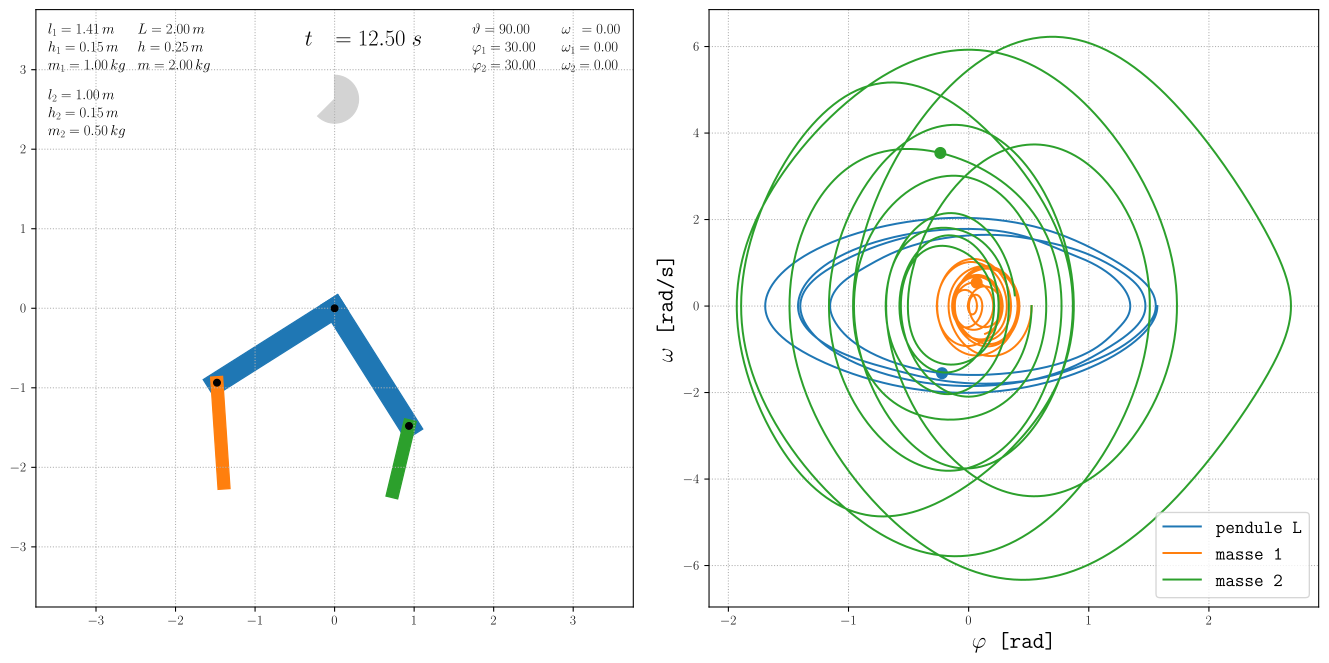

This chart was generated by the following Python code:
# ok now, but not able to find parameters for nice trajectories

import matplotlib.pyplot as plt
import matplotlib.patches as patches
import numpy as np

from matplotlib.animation import FuncAnimation, PillowWriter
from matplotlib.patches import Arrow, Rectangle
from numpy import sin, cos, radians, sqrt, pi, degrees, amax
from timeit import default_timer as timer
from scipy.integrate import odeint
from Utils.Fixed_Path import see_path_1, see_path

plt.rcParams['font.family'] = 'serif'
plt.rcParams['text.usetex'] = False
ftSz1, ftSz2, ftSz3 = 20, 17, 11

#########################################################################################################

#####     ===========      Paramètres  de la simulation / Conditions initiales     ===========      #####

g = 9.81  # accélération de pesanteur
sqrt2 = sqrt(2)

# Pendule L
L = 1.00  # longueur  - [m]
h = 0.20  # épaisseur - [m]
M = 5.0  # masse     - [kg]
th0 = 0.0  # angle initial    -  [°]
om0 = 0.  # vitesse initiale -  [°/s]
drag = 0.

# Pendule 1
l1 = 1.0  # longueur  - [m]
h1 = 0.10  # épaisseur - [m]
m1 = 1.  # masse     - [kg]
phi10 = 175.  # angle initial    -  [°]
om10 = 0.  # vitesse initiale -  [°/s]
drag1 = 0.0

# Pendule 2
l2 = 1/sqrt2  # longueur  - [m]
h2 = 0.10  # épaisseur - [m]
m2 = 1/sqrt2  # masse     - [kg]
phi20 = 0.  # angle initial    -  [°]
om20 = 0.  # vitesse initiale -  [°/s]
drag2 = 0.0

Tend = 45.  # [s]    -  fin de la simulation
n = int(500 * Tend)
fps = 20
ratio = n // (int(Tend * fps))

########################################################################################################

#####     ================      Résolution de l'équation différentielle      ================      #####

l = L - h
d = sqrt2 * L / 2 * (L - h) / (2 * L - h)
d1 = (l1 - h1) / 2.
d2 = (l2 - h2) / 2.

IG0 = M / 6. * (5 * L ** 2 - 5 * L * h + h ** 2) * (L ** 2 - L * h + h ** 2) / (2 * L - h) ** 2
IG1 = m1 / 12. * (l1 ** 2 + h1 ** 2)
IG2 = m2 / 12. * (l2 ** 2 + h2 ** 2)

MASS_A = M * d * d + l * l * (m1 + m2) + IG0
MASS_D = l * m1 * d1
MASS_E = l * m2 * d2
MASS_B = m1 * d1 * d1 + IG1
MASS_C = m2 * d2 * d2 + IG2

INV_12_var = -MASS_C * MASS_D
INV_13_var = +MASS_B * MASS_E
INV_23_var = -MASS_D * MASS_E
INV_11_fix = +MASS_B * MASS_C
INV_22_fix = +MASS_A * MASS_C
INV_22_var = -MASS_E * MASS_E
INV_33_fix = +MASS_A * MASS_B
INV_33_var = -MASS_D * MASS_D

RHS_11, RHS_12, RHS_13 = -g * M * d, -g * m1 * l, -g * m2 * l
RHS_21, RHS_31 = -g * m1 * d1, -g * m2 * d2

###############################################################

t = np.linspace(0, Tend, n)
# phi10 = 1/9*pi ; phi20 = 1/9*pi
U0 = radians(np.array([th0, phi10, phi20, om0, om10, om20]))
MATRIX = np.empty((3, 3, 1))
VECTOR = np.empty((3, 1))


def f(_, u, MAT, RHS):
    th_, phi1_, phi2_, w, w1, w2 = u
    COS1, COS2 = cos(pi / 4. + phi1_ - th_), cos(pi / 4. + phi2_ - th_)
    SIN1, SIN2 = sin(pi / 4. + phi1_ - th_), sin(pi / 4. + phi2_ - th_)

    INV_12, INV_13, INV_23 = INV_12_var * COS1, INV_13_var * SIN2, INV_23_var * SIN2 * COS1
    INV_22, INV_33 = INV_22_fix + INV_22_var * SIN2 * SIN2, INV_33_fix + INV_33_var * COS1 * COS1
    MAT[0, 0], MAT[0, 1], MAT[0, 2] = INV_11_fix, INV_12, INV_13
    MAT[1, 0], MAT[1, 1], MAT[1, 2] = INV_12, INV_22, INV_23
    MAT[2, 0], MAT[2, 1], MAT[2, 2] = INV_13, INV_23, INV_33

    RHS[0] = MASS_D * SIN1 * w1 * w1 + MASS_E * COS2 * w2 * w2 + RHS_11 * sin(th_) + RHS_12 * sin(
            th_ - pi / 4.) + RHS_13 * cos(th_ - pi / 4.) - drag * w
    RHS[1] = -MASS_D * SIN1 * w * w + RHS_21 * sin(phi1_) - drag1 * w1
    RHS[2] = -MASS_E * COS2 * w * w + RHS_31 * sin(phi2_) - drag2 * w2

    delta = MASS_A * MASS_B * MASS_C - MASS_B * MASS_E * MASS_E * SIN2 * SIN2 - MASS_C * MASS_D * MASS_D * COS1 * COS1
    res = np.einsum("ijk,jk->ik", MAT, RHS) / delta

    if _ < 0.:
        return np.vstack((w, w1, w2, res[0], res[1], res[2]))
    else:
        return np.hstack((w, w1, w2, res[0], res[1], res[2]))


tic = timer()
sol = odeint(f, U0, t, tfirst=True, atol=1.e-9, rtol=1.e-9, args=(MATRIX, VECTOR))
# sol = solve_ivp(f, [0, Tend], U0, method="DOP853", t_eval=t, atol=1.e-9, rtol=1.e-9)

print("\tElapsed time : %f seconds" % (timer() - tic))

# th, phi1, phi2, om, om1, om2 = sol.y
th, phi1, phi2, om, om1, om2 = sol.T
MATRIX = np.empty((3, 3, n))
VECTOR = np.empty((3, n))
_, _, _, d2th, d2phi1, d2phi2 = f(-1., sol.T, MATRIX, VECTOR)

# phi2 = np.fmod(np.fmod(phi2, 2 * pi) + 2 * pi + pi, 2 * pi) - pi

Ax, Ay = -h / sqrt2 * cos(th), -h / sqrt2 * sin(th)
alpha_A = degrees(pi / 4. + th)
width_A, height_A = h, -L

Bx, By = Ax, Ay
alpha_B = degrees(-pi / 4. + th)
width_B, height_B = h, -l

Q1x, Q1y = l * sin(th - pi / 4), - l * cos(th - pi / 4)
Q2x, Q2y = l * cos(th - pi / 4), + l * sin(th - pi / 4)

Cx, Cy = Q1x - h1 / sqrt2 * cos(phi1 - pi / 4.), Q1y - h1 / sqrt2 * sin(phi1 - pi / 4)
alpha_C = degrees(phi1)
width_C, height_C = h1, -l1

Dx, Dy = Q2x - h2 / sqrt2 * cos(phi2 - pi / 4.), Q2y - h2 / sqrt2 * sin(phi2 - pi / 4)
alpha_D = degrees(phi2)
width_D, height_D = h2, -l2

E_K = 0.5 * (M * d * d + l * l * (m1 + m2) + IG0) * om * om + 0.5 * (m1 * d1 * d1 + IG1) * om1 * om1 + 0.5 * (
    m2 * d2 * d2 + IG2) * om2 * om2 + l * om * (
              m1 * d1 * om1 * cos(pi / 4. + phi1 - th) - m2 * d2 * om2 * sin(pi / 4. + phi2 - th))
E_U = g * (M*d * (1 - cos(th)) + m1*l*(1-cos(th - pi/4)) + m2*l*(sin(th - pi/4)+1) + m1*d1 * (1-cos(phi1)) + m2*d2 * (1-cos(phi2)))

# plt.stackplot(t, E_K, E_U)
# plt.show()

x = d * sin(th)
y = - d * cos(th)
vx, vy = d * cos(th) * om, d * sin(th) * om
d2x, d2y = -d * sin(th) * om*om + d * cos(th) * d2th, d * cos(th) * om*om + d * sin(th) * d2th
ax_max, ay_max = amax(d2x), amax(d2y)
# v1x = H * om * cos(th - pi / 4) + H1 * om1 * cos(phi1)
# v1y = H * om * sin(th - pi / 4) + H1 * om1 * sin(phi1)
# v2x = - H * om * sin(th - pi / 4) + H2 * om2 * cos(phi2)
# v2y = + H * om * cos(th - pi / 4) + H2 * om2 * sin(phi2)


########################################################################################################

#####     ================      Animation du Système      ================      #####


def see_animation(save="", arrow=False, phaseSpace=0):
    global ratio, n
    ratio = 1 if save == "snapshot" else ratio
    plt.rcParams['text.usetex'] = (save == "snapshot") or (save == "gif")

    #####     ================      Création de la figure      ================      #####

    fig, axs = plt.subplots(1, 2, figsize=(14., 7.))

    ax = axs[0]
    ax.axis([-1.1 * (L + max(l1, l2)), 1.1 * (L + max(l1, l2)), -1.1 * (L + max(l1, l2)), 1.1 * (L + max(l1, l2))])
    ax.set_aspect("equal")
    ax.grid(ls=':')

    ax2 = axs[1]
    ax2.grid(ls=':')
    ax2.set_xlabel(r'$\varphi \; \rm [rad]$', fontsize=ftSz2)
    ax2.set_ylabel(r'$\omega \; \rm [rad \: / \: s]$', fontsize=ftSz2)

    M_max = np.amax(np.array([M, m1, m2]))
    rect1 = Rectangle((Ax[0], Ay[0]), width_A, height_A, alpha_A[0], color='C0', alpha=M_max/M_max)
    rect2 = Rectangle((Bx[0], By[0]), width_B, height_B, alpha_B[0], color='C0', alpha=M_max/M_max)
    rect3 = Rectangle((Cx[0], Cy[0]), width_C, height_C, alpha_C[0], color='C1', alpha=M_max/M_max)
    rect4 = Rectangle((Dx[0], Dy[0]), width_D, height_D, alpha_D[0], color='C2', alpha=M_max/M_max)
    for rect in [rect1, rect2, rect3, rect4]:
        ax.add_patch(rect)

    point, = ax.plot([], [], marker='o', ms=5, color='black')
    point1, = ax.plot([], [], marker='o', ms=5, color='black')
    point2, = ax.plot([], [], marker='o', ms=5, color='black')

    phase, = ax2.plot([], [], marker='o', ms=8, color='C0', zorder=3)
    phase1, = ax2.plot([], [], marker='o', ms=8, color='C1', zorder=2)
    phase2, = ax2.plot([], [], marker='o', ms=8, color='C2', zorder=1)

    if arrow:
        dx_arrow, dy_arrow = d2x * L / (2 * ax_max), d2y * L / (2 * ay_max)
        arrow_s = Arrow(x[0], y[0], dx_arrow[0], dy_arrow[0], color='C3', edgecolor=None, width=L / 10)

    time_template = r'$t \;\:\: = {:.2f} \; s$' if save == "snapshot" else r'$t \;\:\: = \mathtt{{{:.2f}}} \; s$'
    time_text = ax.text(0.45, 0.94, '', fontsize=ftSz2, transform=ax.transAxes)
    sector = patches.Wedge((0.5, 0.85), 0.04, theta1=90, theta2=90, color='lightgrey', transform=ax.transAxes)

    ax.text(0.17, 0.96, r'$L  = {:.2f} \,m$'.format(L), fontsize=ftSz3, wrap=True, transform=ax.transAxes)
    ax.text(0.17, 0.93, r'$h  = {:.2f} \,m$'.format(h), fontsize=ftSz3, wrap=True, transform=ax.transAxes)
    ax.text(0.17, 0.90, r'$m  = {:.2f} \,kg$'.format(M), fontsize=ftSz3, wrap=True, transform=ax.transAxes)

    ax.text(0.02, 0.96, r'$l_1  = {:.2f} \,m$'.format(l1), fontsize=ftSz3, wrap=True, transform=ax.transAxes)
    ax.text(0.02, 0.93, r'$h_1  = {:.2f} \,m$'.format(h1), fontsize=ftSz3, wrap=True, transform=ax.transAxes)
    ax.text(0.02, 0.90, r'$m_1  = {:.2f} \,kg$'.format(m1), fontsize=ftSz3, wrap=True, transform=ax.transAxes)

    ax.text(0.02, 0.85, r'$l_2  = {:.2f} \,m$'.format(l2), fontsize=ftSz3, wrap=True, transform=ax.transAxes)
    ax.text(0.02, 0.82, r'$h_2  = {:.2f} \,m$'.format(h2), fontsize=ftSz3, wrap=True, transform=ax.transAxes)
    ax.text(0.02, 0.79, r'$m_2  = {:.2f} \,kg$'.format(m2), fontsize=ftSz3, wrap=True, transform=ax.transAxes)

    # ax.text(0.02, 0.84, r'$D  = {:.2f} \,kg/s$'.format(D), fontsize=12, wrap=True, transform=ax.transAxes)
    ax.text(0.73, 0.96, r'$\vartheta  = {:.2f} $'.format(th0), fontsize=ftSz3, wrap=True, transform=ax.transAxes)
    ax.text(0.73, 0.93, r'$\varphi_1  = {:.2f} $'.format(phi10), fontsize=ftSz3, wrap=True, transform=ax.transAxes)
    ax.text(0.73, 0.90, r'$\varphi_2  = {:.2f} $'.format(phi20), fontsize=ftSz3, wrap=True, transform=ax.transAxes)
    ax.text(0.88, 0.96, r'$\omega  \;\,  = {:.2f} $'.format(om0), fontsize=ftSz3, wrap=True, transform=ax.transAxes)
    ax.text(0.88, 0.93, r'$\omega_1  = {:.2f} $'.format(om10), fontsize=ftSz3, wrap=True, transform=ax.transAxes)
    ax.text(0.88, 0.90, r'$\omega_2  = {:.2f} $'.format(om20), fontsize=ftSz3, wrap=True, transform=ax.transAxes)
    if phaseSpace == 0:
        ax2.plot(th, om, color='C0', label='pendule L', zorder=3)
        ax2.plot(phi1, om1, ls='-', marker='', ms=1, color='C1', label='masse 1', zorder=2)
        ax2.plot(phi2, om2, ls='-', marker='', ms=1, color='C2', label='masse 2', zorder=1)
        ax2.legend(fontsize=0.5 * (ftSz2 + ftSz3))
    else:
        ax2.plot(phi1, phi2, color='C1')
        ax2.plot(om1, om2, color='C2')

    #####     ================      Animation      ================      #####

    a_s = None

    def init():
        # rect1.set_height(h)
        # rect2.set_height(h)
        # rect3.set_height(h1)
        # rect4.set_height(h2)
        point.set_data([], [])
        point1.set_data([], [])
        point2.set_data([], [])
        phase1.set_data([], [])
        phase2.set_data([], [])
        liste = [rect1, rect2, rect3, rect4, point, point1, point2, phase1, phase2, time_text, sector]

        if phaseSpace == 0:
            phase.set_data([], [])
            liste.append(phase)
        if arrow:
            nonlocal a_s
            a_s = ax.add_patch(arrow_s)
            liste.append(arrow_s)

        time_text.set_text('')
        sector.set_theta1(90)
        return tuple(liste)

    def update(i):
        i *= ratio
        liste = []

        # rect1.set_angle(alpha_A[i])
        # rect2.set_angle(alpha_B[i])
        # rect3.set(xy=(Cx[i], Cy[i]), angle=alpha_C[i], rotation_point=(Q1x[i], Q1y[i]))
        # rect4.set(xy=(Dx[i], Dy[i]), angle=alpha_D[i], rotation_point=(Q2x[i], Q2y[i]))
        rect1.set(xy=(Ax[i], Ay[i]), angle=alpha_A[i])
        rect2.set(xy=(Bx[i], By[i]), angle=alpha_B[i])
        rect3.set(xy=(Cx[i], Cy[i]), angle=alpha_C[i])
        rect4.set(xy=(Dx[i], Dy[i]), angle=alpha_D[i])
        liste += [rect1, rect2, rect3, rect4]

        point.set_data(0, 0)
        point1.set_data(Q1x[i], Q1y[i])
        point2.set_data(Q2x[i], Q2y[i])
        liste += [point, point1, point2]

        if phaseSpace == 0:
            phase.set_data(th[i], om[i])
            phase1.set_data(phi1[i], om1[i])
            phase2.set_data(phi2[i], om2[i])
            liste += [phase, phase1, phase2]
        else:
            phase1.set_data(phi1[i], phi2[i])
            phase2.set_data(om1[i], om2[i])
            liste += [phase1, phase2]

        if arrow:
            nonlocal a_s, arrow_s
            ax.patches.remove(a_s)
            arrow_s = Arrow(x[i], y[i], dx_arrow[i], dy_arrow[i], color='C3', edgecolor=None, width=L / 10)
            a_s = ax.add_patch(arrow_s)
            liste += [arrow_s]

        time_text.set_text(time_template.format(t[i + ratio - 1]))
        sector.set_theta1(90 - 360 * t[i + ratio - 1] / Tend)
        ax.add_patch(sector)
        liste += [time_text, sector]

        return tuple(liste)

    n //= 10 if save == "gif" else 1
    anim = FuncAnimation(fig, update, n // ratio, interval=20, blit=True, init_func=init, repeat_delay=3000)
    # plt.subplots_adjust(left=0.05, right=0.95, bottom=0.08, top=0.92, wspace=None, hspace=None)
    fig.tight_layout()

    if save == "save":
        anim.save('Pendule_L_1', fps=30)
    elif save == "gif":
        # noinspection PyTypeChecker
        anim.save('./pendulum_L.gif', writer=PillowWriter(fps=20))
    elif save == "snapshot":
        update(int(12.5 * n / Tend))
        fig.savefig("./pendulum_L.svg", format="svg", bbox_inches="tight")
    else:
        plt.show()


dcm1, dcm2 = 2, 3

parameters = [
    r"Axe x : $x_2$",
    r"Axe y : $y_2$",
    r"Axe c : $v_2$",
    "", r"$\Delta t$ = {:.2f} $\rm s$".format(t[-1]), "",
    r"$L - \,h\, - \,m\,\:$ = {:.{dcmA}f}, {:.{dcmB}f}, {:.{dcmC}f}".format(L, h, M, dcmA=dcm1, dcmB=dcm1, dcmC=dcm1),
    r"$l_1 - h_1 - m_1$ = {:.{dcmA}f}, {:.{dcmB}f}, {:.{dcmC}f}".format(l1, h1, m1, dcmA=dcm1, dcmB=dcm1, dcmC=dcm1),
    r"$l_2 - h_2 - m_2$ = {:.{dcmA}f}, {:.{dcmB}f}, {:.{dcmC}f}".format(l2, h2, m2, dcmA=dcm1, dcmB=dcm1, dcmC=dcm1),
    "",
    r"$g\,$ = {:.2f} $\rm m/s^2$".format(g),
    "",
    r"$\vartheta \:\;- \omega\:\:$ = {:.{dcmA}f}, {:.{dcmB}f}".format(th0, om0, dcmA=dcm2, dcmB=dcm2),
    r"$\varphi_1 - \omega_1$ = {:.{dcmA}f}, {:.{dcmB}f}".format(phi10, om10, dcmA=dcm2, dcmB=dcm2),
    r"$\varphi_2 - \omega_2$ = {:.{dcmA}f}, {:.{dcmB}f}".format(phi20, om20, dcmA=dcm2, dcmB=dcm2)
]
parameters[0] = r"Axe x : $x_p$"
parameters[1] = r"Axe y : $y_p$"
parameters[2] = r"Axe c : $v_p$"

# see_path_1(1, np.array([th, phi1]), np.hypot(v2x, v1y), color='jet', shift=(0., 0.), save="no", displayedInfo=parameters)
# see_path_1(1, np.array([th, phi2]), np.hypot(v2x, v1y), color='jet', shift=(0., 0.), save="no", displayedInfo=parameters)
# see_path_1(1, np.array([th, om]), np.hypot(v2x, v1y), color='jet', shift=(0., 0.), save="no", displayedInfo=parameters)
# see_path_1(1, np.array([th, om1]), np.hypot(v2x, v1y), color='jet', shift=(0., 0.), save="no", displayedInfo=parameters)
# see_path_1(1, np.array([th, om2]), np.hypot(v2x, v1y), color='jet', shift=(0., 0.), save="no", displayedInfo=parameters)
# see_path_1(1, np.array([phi1, phi2]), np.hypot(v2x, v1y), color='jet', shift=(0., 0.), save="no", displayedInfo=parameters)
# see_path_1(1, np.array([phi1, om]), np.hypot(v2x, v1y), color='jet', shift=(0., 0.), save="no", displayedInfo=parameters)
# see_path_1(1, np.array([phi1, om1]), np.hypot(v2x, v1y), color='jet', shift=(0., 0.), save="no", displayedInfo=parameters)
# see_path_1(1, np.array([phi1, om2]), np.hypot(v2x, v1y), color='jet', shift=(0., 0.), save="no", displayedInfo=parameters)
# see_path_1(1, np.array([phi2, om]), np.hypot(v2x, v1y), color='jet', shift=(0., 0.), save="no", displayedInfo=parameters)
# see_path_1(1, np.array([phi2, om1]), np.hypot(v2x, v1y), color='jet', shift=(0., 0.), save="no", displayedInfo=parameters)
# see_path_1(1, np.array([phi2, om2]), np.hypot(v2x, v1y), color='jet', shift=(0., 0.), save="no", displayedInfo=parameters)
# see_path_1(1, np.array([om, om1]), np.hypot(v2x, v1y), color='jet', shift=(0., 0.), save="no", displayedInfo=parameters)
# see_path_1(1, np.array([om, om2]), np.hypot(v2x, v1y), color='jet', shift=(0., 0.), save="no", displayedInfo=parameters)
# see_path_1(1, np.array([om1, om2]), np.hypot(v2x, v1y), color='jet', shift=(0., 0.), save="no", displayedInfo=parameters)
#
# see_path_1(1, np.array([om1, om2]), np.hypot(v2x, v1y), 'magma', var_case=2, save=False)
# see_path_1(1, np.array([phi1, om1 * phi2]), np.hypot(v2x, v1y), 'inferno', var_case=2, save=False)
# see_path(1, [np.array([phi2, sin(om2)]), np.array([phi1, sin(om1)])], [np.hypot(v2x, v2y), np.hypot(vx, vy)],
#             ['inferno', 'viridis'], var_case=2, save=False)
#
# see_path(1, [np.array([phi1, phi2]), np.array([om1, om2])], [np.hypot(v1x, v1y), np.hypot(v2x, v2y)],
#             ['viridis', 'inferno_r'], var_case=2, save="no", displayedInfo=parameters)
#
# see_path(1, [np.array([th, om]), np.array([phi1, om1]), np.array([phi2, om2])],
#             [np.hypot(vx, vy), np.hypot(v1x, v1y), np.hypot(v2x, v2y)],
#             ('viridis', 'inferno_r', 'jet'), var_case=2, save=False)

see_animation(arrow=False, phaseSpace=0, save="")
